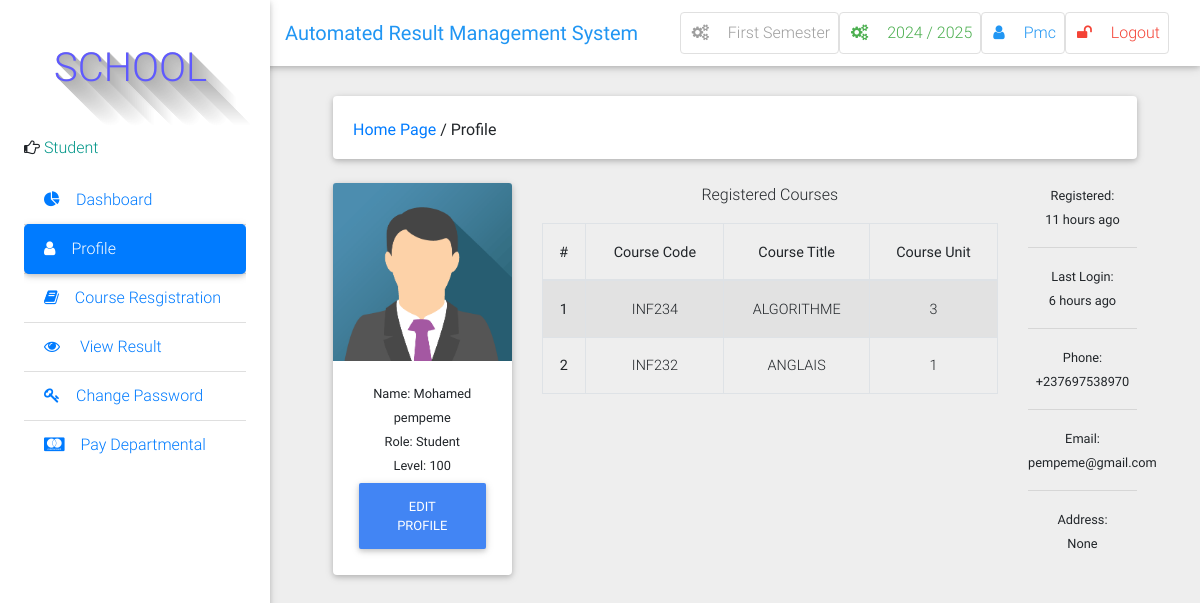
Screenshot of /profile/ (signed in) with the database file from the repository.
### learning/models.py (models this page shows, shortened)
class Semester(models.Model):
    semester = models.CharField(max_length=10, choices=SEMESTER, blank=True)
    is_current_semester = models.BooleanField(default=False, blank=True, null=True)
    session = models.ForeignKey(Session, on_delete=models.CASCADE, blank=True, null=True)
    next_semester_begins = models.DateField(null=True, blank=True)
    def __str__(self):
        return self.semester

class Session(models.Model):
    session = models.CharField(max_length=200, unique=True)
    is_current_session = models.BooleanField(default=False, blank=True, null=True)
    next_session_begins = models.DateField(blank=True, null=True)
    def __str__(self):
        return self.session

class User(AbstractUser):
    is_student = models.BooleanField(default=False)
    is_lecturer = models.BooleanField(default=False)
    phone = models.CharField(max_length=60, blank=True, null=True)
    address = models.CharField(max_length=60, blank=True, null=True)
    picture = models.ImageField(upload_to="pictures/", blank=True, null=True)
    email = models.EmailField(blank=True, null=True)
    username_validator = ASCIIUsernameValidator()
    def get_picture(self):
        no_picture = settings.STATIC_URL + 'img/img_avatar.png'
        try:
            return self.picture.url
        except:
            return no_picture
    def get_full_name(self):
        full_name = self.username
        if self.first_name and self.last_name:
            full_name = self.first_name + " " + self.last_name
        return full_name

class Student(models.Model):
	user = models.OneToOneField(User, on_delete=models.CASCADE)
	id_number = models.CharField(max_length=20, unique=True)
	level = models.CharField(choices=LEVEL, max_length=3)

class TakenCourse(models.Model):
    student = models.ForeignKey(Student, on_delete=models.CASCADE)
    course = models.ForeignKey(Course, on_delete=models.CASCADE, related_name='taken_courses')
    ca = models.PositiveIntegerField(blank=True, null=True, default=0)
    exam = models.PositiveIntegerField(blank=True, null=True, default=0)
    total = models.PositiveIntegerField(blank=True, null=True, default=0)
    grade = models.CharField(choices=GRADE, max_length=1, blank=True)
    comment = models.CharField(choices=COMMENT, max_length=200, blank=True)

class Course(models.Model):
    courseTitle = models.CharField(max_length=200)
    courseCode = models.CharField(max_length=200, unique=True)
    courseUnit = models.CharField(max_length=200)
    description = models.TextField(max_length=200, blank=True)
    level = models.CharField(choices=LEVEL, max_length=3, blank=True)
    semester = models.CharField(choices=SEMESTER, max_length=200)
    is_elective = models.BooleanField(default=False, blank=True, null=True)

### learning/views.py (the view)
# urls.py: path('profile/', views.profile, name='profile'),
@login_required
def profile(request):
    current_semester = Semester.objects.get(is_current_semester=True)
    if request.user.is_lecturer:
        courses = Course.objects.filter(allocated_course__lecturer__pk=request.user.id).filter(semester=current_semester)
        return render(request, 'account/profile.html', {"courses": courses,})
    elif request.user.is_student:
        level = Student.objects.get(user__pk=request.user.id)
        courses = TakenCourse.objects.filter(student__user__id=request.user.id, course__level=level.level)
        context = {
        'courses': courses,
        'level': level,
        }
        return render(request, 'account/profile.html', context)
    else:
        staff = User.objects.filter(is_lecturer=True)
        return render(request, 'account/profile.html', { "staff": staff })

### learning/context_processors.py (called while the page is built)
def session_processor(request):
    current_session = Session.objects.get(is_current_session=True)
    return {"current_session": current_session}

def semester_processor(request):
    current_semester = Semester.objects.get(is_current_semester=True)
    return {"current_semester": current_semester}

### templates/account/profile.html (shortened to what this page needs)
{% extends 'base.html' %}
{% load static %}
{% load humanize %}
{% block side_bar %}
    {% include 'partial_active_element.html' with active='Profile' %}
{% endblock side_bar %}
{% block content %}
 <div class="container-fluid mt-5">
<div class="card mb-4 wow fadeIn">
    <div class="card-body d-sm-flex justify-content-between">
	    <h6 class="mb-2 mb-sm-0 pt-1">
    	<a href="/">Home Page</a>
        	<span>/</span>
            	<span>Profile</span>
        </h6>
    </div>
</div>
  <div class="row">
    <div class="col-md-3">
<div class="card">
  <div class="view overlay">
    <img class="card-img-top" src="{{ request.user.get_picture }}" alt="User Image">
  </div>
{% if request.user.is_student %}
  <div class="card-body card-body-cascade text-center">
    <small class="card-title">Name: {{ request.user.get_full_name|capfirst }}</small><br>
    <small class="card-title">Role: Student</small><br>
    <small class="card-title">Level: {{ level.level }}</small>
    <a href="{% url 'edit_profile' %}" class="btn btn-primary">Edit Profile</a>
  </div>
{% endif %}
</div>
    </div>
{% if request.user.is_student %}
    <div class="col-md-7 text-center">
      <p>Registered Courses</p>
  <div class="table-wrapper-scroll-y">
  <table class="table table-bordered table-striped">
  <thead>
    <tr>
      <th scope="col">#</th>
      <th scope="col">Course Code</th>
      <th scope="col">Course Title</th>
      <th scope="col">Course Unit</th>
    </tr>
  </thead>
  <tbody>
    {% for course in courses %}
    <tr>
      <th scope="row">{{ forloop.counter }}</th>
      <td>{{ course.course.courseCode }}</td>
      <td>{{ course.course.courseTitle }}</td>
      <td>{{ course.course.courseUnit }}</td>
    </tr>
  {% endfor %}
  </tbody>
</table>
    </div>
  </div>
  {% endif %}
  <div class="col-md-2 text-center">
    <small> Registered:<br><date>{{ user.date_joined|naturaltime }}</date></small><hr />
    <small> Last Login:<br><date>{{ user.last_login|naturaltime }}</date></small><hr />
    <small> Phone:<br><date>{% if user.phone %}{{ user.phone }}{% endif %}</date></small><hr />
    <small> Email:<br><date>{{ user.email }}</date></small><hr />
    <small> Address:<br><date>{{ user.address }}</date></small>
  </div>
</div>
{% endblock %}

### templates/base.html (shortened to what this page needs)
{% load static %}
<!DOCTYPE html>
<html lang="en">
    <head>
        <link rel="stylesheet" href="https://maxcdn.bootstrapcdn.com/font-awesome/4.7.0/css/font-awesome.min.css">
        <link href="{% static 'css/bootstrap.min.css' %}" rel="stylesheet">
        <link href="{% static 'css/mdb.min.css' %}" rel="stylesheet">
        <link href="{% static 'css/style.css' %}" rel="stylesheet">
    </head>
    <body class="grey lighten-3">
    <header>
        <nav class="navbar fixed-top navbar-expand-lg navbar-light white scrolling-navbar">
            <div class="container-fluid">
                <a class="navbar-brand waves-effect" href="/">
                    <strong class="blue-text">Automated Result Management System</strong>
                </a>
                <div class="collapse navbar-collapse" id="navbarSupportedContent">
                    <ul class="navbar-nav nav-flex-icons">
                        <li class="nav-item">
                            <a href="{% if request.user.is_superuser %}{% url 'manage_semester' %}{% else %}#{% endif %}" class="nav-link border border-light grey-text rounded waves-effect">
                                <i class="fa fa-cogs mr-3"></i>{{ current_semester }} Semester
                            </a>
                        </li>
                        <li class="nav-item">
                            <a href="{% if request.user.is_superuser %}{% url 'manage_session' %}{% else %}#{% endif %}" class="nav-link border border-light green-text rounded waves-effect">
                                <i class="fa fa-cogs mr-3"></i>{{ current_session }}
                            </a>
                        </li>
                        <li class="nav-item">
                            <a href="{% url 'profile' %}" class="nav-link border border-light rounded waves-effect blue-text">
                                <i  class="fa fa-user mr-3"></i>{{ user|capfirst }}
                            </a>
                        </li>
                         <li class="nav-item">
                            <a href="/accounts/logout/" class="nav-link border border-light rounded waves-effect red-text">
                                <i class="fa fa-unlock mr-3"></i>Logout
                            </a>
                        </li>
                    </ul>
                </div>
            </div>
        </nav>
        <div class="sidebar-fixed position-fixed">
                <p style="margin-left: 30px;" id="icon" class="logo"> SCHOOL </p>
                {% if request.user.is_lecturer %}
                <p><i class="fa fa-hand-o-right" aria-hidden="true"></i>
                    <span class="teal-text text-center"> Course Lecturer</span></p>
                {% elif request.user.is_student %}
                <p><i class="fa fa-hand-o-right" aria-hidden="true"></i>
                    <span class="teal-text text-center"> Student</span></p>
                {% else %}
                <p><i class="fa fa-hand-o-right" aria-hidden="true"></i>
                    <span class="teal-text text-center"> System Admin</span></p>
                {% endif %}
            <div class="dashboard">
            {% block side_bar %}{% endblock side_bar %}
            </div>
        </div>
    </header>
    <main class="pt-5 mx-lg-5">
        {% block content%} {% endblock %}
    </main>
    <footer>
    	<a href="https://seal.beyondsecurity.com/vulnerability-scanner-verification/admi.vginfotec.xyz"></a>
    </footer>
    </body>
</html>

### static/css/style.css (style rules this page uses)
.sidebar-fixed { height: 100vh; width: 270px; -webkit-box-shadow: 0 2px 5px 0 rgba(0, 0, 0, 0.16), 0 2px 10px 0 rgba(0, 0, 0, 0.12); box-shadow: 0 2px 5px 0 rgba(0, 0, 0, 0.16), 0 2px 10px 0 rgba(0, 0, 0, 0.12); z-index: 1050; background-color: #fff; padding: 1.5rem; padding-top: 0; }
@media (min-width: 1200px) { .navbar, .page-footer, main { padding-left: 270px; } }
.logo { text-shadow: rgb(179, 179, 179) 0px 0px 0px, rgb(180, 180, 180) 1px 1px 0px, rgb(182, 182, 182) 2px 2px 0px, rgb(184, 184, 184) 3px 3px 0px, rgb(185, 185, 185) 4px 4px 0px, rgb(187, 187, 187) 5px 5px 0px, rgb(189, 189, 189) 6px 6px 0px, rgb(190, 190, 190) 7px 7px 0px, rgb(192, 192, 192) 8px 8px 0px, rgb(194, 194, 194) 9px 9px 0px, rgb(195, 195, 195) 10px 10px 0px, rgb(197, 197, 197) 11px 11px 0px, rgb(199, 199, 199) 12px 12px 0px, rgb(201, 201, 201) 13px 13px 0px, rgb(202, 202, 202) 14px 14px 0px, rgb(204, 204, 204) 15px 15px 0px, rgb(206, 206, 206) 16px 16px 0px, rgb(207, 207, 207) 17px 17px 0px, rgb(209, 209, 209) 18px 18px 0px, rgb(211, 211, 211) 19px 19px 0px, rgb(212, 212, 212) 20px 20px 0px, rgb(214, 214, 214) 21px 21px 0px, rgb(216, 216, 216) 22px 22px 0px, rgb(218, 218, 218) 23px 23px 0px, rgb(219, 219, 219) 24px 24px 0px, rgb(221, 221, 221) 25px 25px 0px, rgb(223, 223, 223) 26px 26px 0px, rgb(224, 224, 224) 27px 27px 0px, rgb(226, 226, 226) 28px 28px 0px, rgb(228, 228, 228) 29px 29px 0px, rgb(230, 230, 230) 30px 30px 0px, rgb(231, 231, 231) 31px 31px 0px, rgb(233, 233, 233) 32px 32px 0px, rgb(235, 235, 235) 33px 33px 0px, rgb(236, 236, 236) 34px 34px 0px, rgb(238, 238, 238) 35px 35px 0px, rgb(240, 240, 240) 36px 36px 0px, rgb(241, 241, 241) 37px 37px 0px, rgb(243, 243, 243) 38px 38px 0px, rgb(245, 245, 245) 39px 39px 0px, rgb(247, 247, 247) 40px 40px 0px, rgb(248, 248, 248) 41px 41px 0px, rgb(250, 250, 250) 42px 42px 0px, rgb(252, 252, 252) 43px 43px 0px, rgb(253, 253, 253) 44px 44px 0px; font-size: 40px; color: rgb(95, 89, 255); height: 120px; width: 136px; line-height: 136px; border-radius: ; text-align: center; background-color: rgb(255, 255, 255); }

### templates/base.html (style rules this page uses)
.dashboard { display: block; max-height: 500px; overflow-y: auto; -ms-overflow-style: -ms-autohiding-scrollbar; }

### templates/account/profile.html (style rules this page uses)
.table-wrapper-scroll-y { display: block; max-height: 350px; overflow-y: auto; -ms-overflow-style: -ms-autohiding-scrollbar; }

### rows the page displays
Semester: semester "First"
Session: session "2024 / 2025"
User: username "Pmc", user.get_full_name "Mohamed pempeme", date_joined "11 hours ago", last_login "6 hours ago", phone "+237697538970", email "pempeme@gmail.com", address "None"
Student: level "100"
TakenCourse: course.courseCode "INF234", course.courseTitle "ALGORITHME", course.courseUnit "3"
TakenCourse: course.courseCode "INF232", course.courseTitle "ANGLAIS", course.courseUnit "1"
